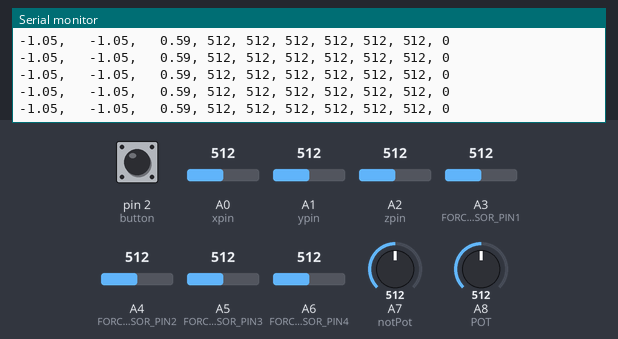
Recording of a sketch running on a simulated Arduino Mega 2560, built with avr-gcc and run on an emulated ATmega2560. On the bench: the last lines printed to the serial monitor. The test bench sets the inputs (shaded band); at power-on: A0 (xpin) = 512, A1 (ypin) = 512, A2 (zpin) = 512, A3 (FORCE_SENSOR_PIN1) = 512, A4 (FORCE_SENSOR_PIN2) = 512, A5 (FORCE_SENSOR_PIN3) = 512, pin 2 (button) HIGH, A6 (FORCE_SENSOR_PIN4) = 512, A7 (notPot) = 512, A8 (POT) = 512.

Above: at 1.2 s.
1.3 s: A0 (xpin) set to 716
At 1.51 s:
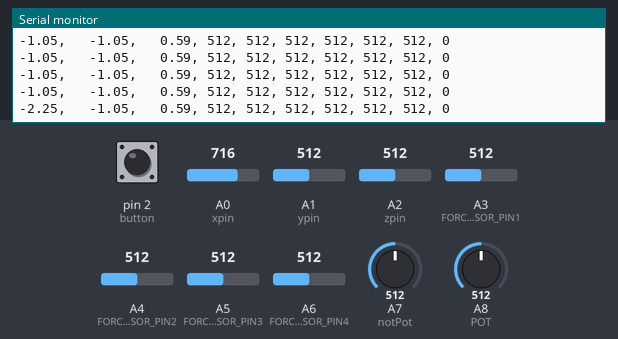
4.3 s: A1 (ypin) set to 716
At 4.43 s:
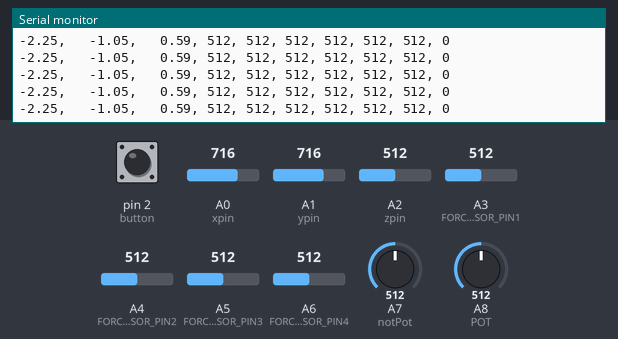
7.3 s: A2 (zpin) set to 716
At 7.35 s:
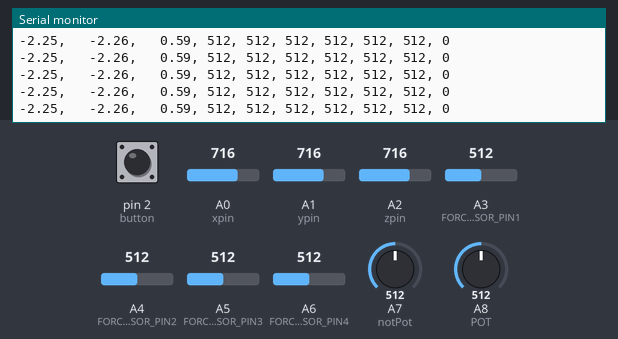
8.8 s: A3 (FORCE_SENSOR_PIN1) set to 716
At 8.88 s:
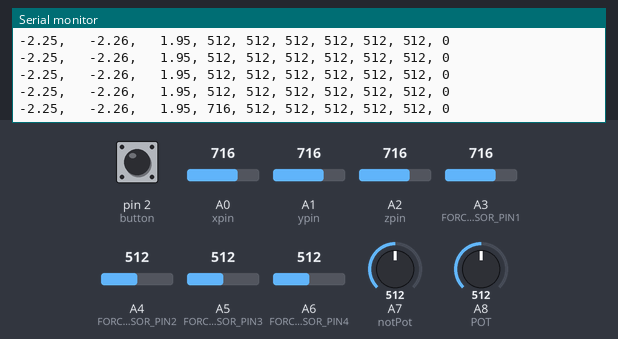
11.8 s: A4 (FORCE_SENSOR_PIN2) set to 716
At 11.8 s:
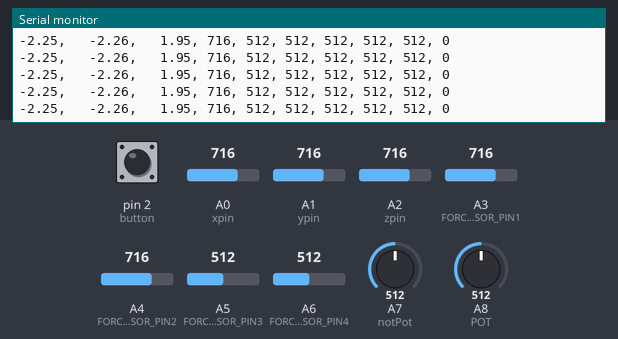
14.8 s: A5 (FORCE_SENSOR_PIN3) set to 30
At 14.87 s:
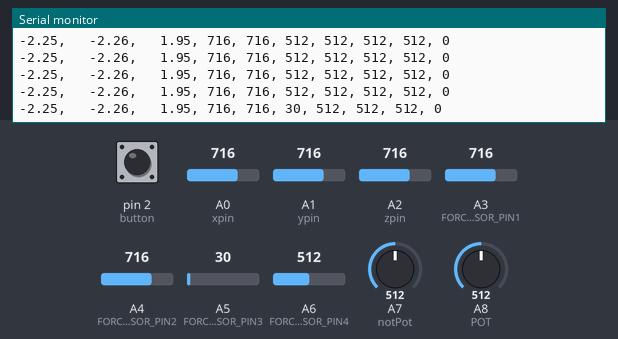

Measured:
- after the input at 1.3 s, the serial monitor: prints a new line after 0.08 s (image 1)

The sketch:

cutting_arduino_code.ino
```cpp
//Arduino code for force sensors salad:
const int FORCE_SENSOR_PIN1 = A3; // the FSR and 10K pulldown are connected to A0
const int FORCE_SENSOR_PIN2 = A4;
const int FORCE_SENSOR_PIN3 = A5;
const int FORCE_SENSOR_PIN4 = A6;
const int notPot = A7;
const int POT = A8;
const int one = 1;
const int button = 2;
int lastButtonState = LOW;


int xpin = A0;
int ypin = A1;
int zpin = A2;
// const int FORCE_SENSOR_PIN1 = A3;
int xvalue;
int yvalue;
int zvalue;

int buttonState = 0;

void setup() {
  Serial.begin(9600);
  pinMode(button, INPUT_PULLUP);
}

void loop() {
  xvalue = analogRead(xpin);                              //reads values from x-pin & measures acceleration in X direction

  int x = map(xvalue, 96, 435, -100, 100);               //maps the extreme ends analog values from -100 to 100 for our understanding
  //; you need to replace the 267 & 400 value with your values from calibration
  float xg = (float)x / (-100.00) + 0.40;                      //converts the mapped value into acceleration in terms of "g"
  Serial.print(xg);                                       //prints value of acceleration in X direction
  Serial.print(", ");                                   //prints "g"

  yvalue = analogRead(ypin);
  int y = map(yvalue, 80, 416, -100, 100);
  float yg = (float)y / (-100.00) + 0.52;
  Serial.print("\t");
  Serial.print(yg);
  Serial.print(", ");

  zvalue = analogRead(zpin);
  int z = map(zvalue, 142, 442, -100, 100);
  float zg = (float)z / (100.00) - 0.87;
  Serial.print("\t");
  Serial.print(zg);
  Serial.print(", ");
  delay(100);


  int analogReading1 = analogRead(FORCE_SENSOR_PIN1);
  //  Serial.print("Force sensor 1: ");
  Serial.print(analogReading1); // print the raw analog reading
  Serial.print(", ");
  //  delay(1000);

  int analogReading2 = analogRead(FORCE_SENSOR_PIN2);
  //  Serial.print(" /  Force sensor 2: ");
  Serial.print(analogReading2); // print the raw analog reading
  Serial.print(", ");
  //  delay(1000);

  int analogReading3 = analogRead(FORCE_SENSOR_PIN3);
  //  Serial.print(" /  Force sensor 3: ");
  Serial.print(analogReading3); // print the raw analog reading
  Serial.print(", ");
  int analogReading4 = analogRead(FORCE_SENSOR_PIN4);
  Serial.print(analogReading4);

  Serial.print(", ");


  int analogReading5 = analogRead(notPot);
  Serial.print(analogReading5);

  Serial.print(", ");

  int analogReading6 = analogRead(POT);
  Serial.print(analogReading6);

  Serial.print(", ");

  int reading = digitalRead(button);

  if (reading != lastButtonState) {
    // reset the debouncing timer
    Serial.println(1);
  } else {
    Serial.println(0);
  }
  // read the state of the pushbutton value:
  buttonState = digitalRead(button);

  // check if the pushbutton is pressed. If it is, the buttonState is HIGH:
  lastButtonState = reading;


delay(50);


}
```
